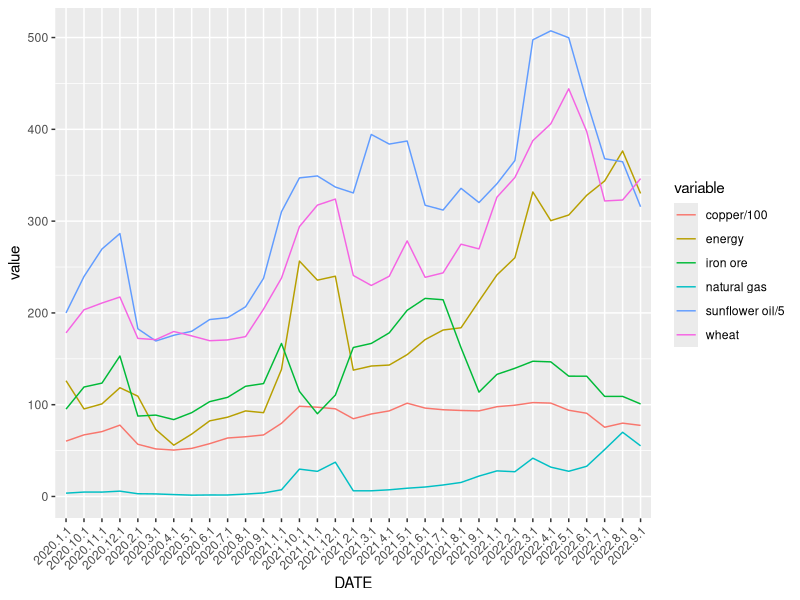

Reproduce this figure in R.
#import library needed
library(ggplot2)
library(dplyr)
library(readr)
library(reshape2)
library(reshape)
library(tidyr)
library(readr)


#import global_copper_2020-.csv, global_energy_2020-.csv, global_iron_2020-csv, global_natural_gas_2020-.csv, global_sunflower_oil_2020-.csv, global_wheat_2020-.csv
#read in the data
copper <- read.csv("csv/global_copper_2020-.csv")
energy <- read.csv("csv/global_energy_2020-.csv")
iron <- read.csv("csv/global_iron_2020-.csv")
gas <- read.csv("csv/global_natural_gas_2020-.csv")
sunflower <- read.csv("csv/global_sunflower_oil_2020-.csv")
wheat <- read.csv("csv/global_wheat_2020-.csv")

#change copper's variable to percentage
copper$copper_Glob <- copper$copper_Glob / 100
sunflower$sunfloweroil_Glob <- sunflower$sunfloweroil_Glob/5
#join the data
temp <- inner_join(copper, energy, by = "DATE")
temp <- inner_join(temp, iron, by = "DATE")
temp <- inner_join(temp, gas, by = "DATE")
temp <- inner_join(temp, sunflower, by = "DATE")
temp <- inner_join(temp, wheat, by = "DATE")
#temp <- inner_join(temp, currency_RUB, by = "DATE")
#temp <- inner_join(temp, currency_HRV, by = "DATE")

#rename the columns
names(temp) <- c("DATE", "copper/100", "energy", "iron ore", "natural gas", 
                 "sunflower oil/5", "wheat")

#melt the data
temp_melt <- melt(temp, id.vars = "DATE", variable.name = "TYPE")

#plot the data
ggplot(data = temp_melt, mapping = aes(x = DATE, y = value, group = variable)) + geom_line(aes(color=variable)) + theme(axis.text.x = element_text(angle = 45, hjust = 1))
